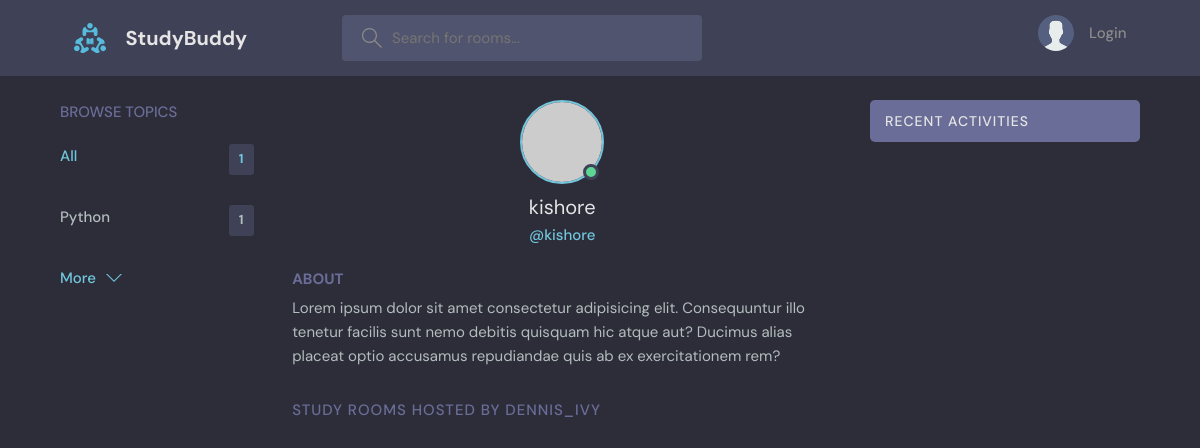
The app's page /profile/2/ with its own data.
### base/models.py (models this page shows, shortened)
class Topic(models.Model):
    name = models.CharField(max_length=100)

class User(AbstractUser):
    name = models.CharField(max_length=200, null=True)
    email = models.EmailField(unique=True, null=True)
    bio = models.TextField(null=True)
    avatar = models.ImageField(null=True, default="avatar.svg")
    USERNAME_FIELD = 'email'
    REQUIRED_FIELDS = ['username']

### base/views.py (the view)
# urls.py: path('profile/<str:pk>/',views.userProfile, name='user-profile'),
def userProfile(request,pk):
    user = User.objects.get(id=pk)
    rooms = user.room_set.all()
    room_messages = user.message_set.all()
    topics = Topic.objects.all()
    context = {'user':user, 'rooms':rooms, 'room_messages':room_messages, 'topics':topics}
    return render(request, 'base/profile.html',context)

### base/templates/base/profile.html (shortened to what this page needs)
{% extends 'main.html' %}
{% block content %}
  <main class="profile-page layout layout--3">
    <div class="container">
      {% include 'base/topic_component.html' %}
      <div class="roomList">
        <div class="profile">
          <div class="profile__avatar">
            <div class="avatar avatar--large active">
              <img src="https://randomuser.me/api/portraits/men/11.jpg" />
            </div>
          </div>
          <div class="profile__info">
            <h3>{{user.username}}</h3>
            <p>@{{user.username}}</p>
          </div>
          <div class="profile__about">
            <h3>About</h3>
            <p>
              Lorem ipsum dolor sit amet consectetur adipisicing elit. Consequuntur illo tenetur
              facilis sunt nemo debitis quisquam hic atque aut? Ducimus alias placeat optio
              accusamus repudiandae quis ab ex exercitationem rem?
            </p>
          </div>
        </div>
        <div class="roomList__header">
          <div>
            <h2>Study Rooms Hosted by dennis_ivy</a>
            </h2>
          </div>
        </div>
      </div>
      {% include 'base/activity_component.html' %}
    </div>
  </main>
{% endblock content %}

### base/templates/base/topic_component.html
<div class="topics">
    <div class="topics__header">
      <h2>Browse Topics</h2>
    </div>
    <ul class="topics__list">
      <li>
        <a href="{% url 'home' %}" class="active">All <span>{{ topics.count }}</span></a>
      </li>
      {% for topic in topics %}
      <li>
        <a href="{% url 'home' %}?q={{topic.name}}">{{ topic.name }}<span>{{topic.room_set.all.count}}</span></a>
      </li>
       {% endfor %}
    </ul>
    <a class="btn btn--link" href="{% url 'topics' %}">
      More
      <svg version="1.1" xmlns="http://www.w3.org/2000/svg" width="32" height="32" viewBox="0 0 32 32">
        <title>chevron-down</title>
        <path d="M16 21l-13-13h-3l16 16 16-16h-3l-13 13z"></path>
      </svg>
    </a>
  </div>

### static/styles/style.css (style rules this page uses)
:root { --color-main: #71c6dd; --color-main-light: #e1f6fb; --color-dark: #3f4156; --color-dark-medium: #51546e; --color-dark-light: #696d97; --color-light: #e5e5e5; --color-gray: #8b8b8b; --color-light-gray: #b2bdbd; --color-bg: #2d2d39; --color-success: #5dd693; --color-error: #fc4b0b; }
* { font-family: "DM Sans", -apple-system, BlinkMacSystemFont, "Segoe UI", Roboto, Oxygen, Ubuntu, Cantarell, "Open Sans", "Helvetica Neue", sans-serif; margin: 0; padding: 0; box-sizing: border-box; text-rendering: optimizeLegibility; font-size: inherit; }
html { font-size: 56.25%; }
@media only screen and (min-width: 1200px) { html { font-size: 62.5%; } }
body { line-height: 1.6; font-weight: 400; font-size: 1.5rem; color: var(--color-light-gray); background-color: var(--color-bg); min-height: 100vh; }
img { width: 100%; }
a { display: inline-block; color: var(--color-main); text-decoration: none; }
.container { max-width: 120rem; width: 90%; margin: auto; }
.btn { background-color: transparent; border: none; display: inline-flex; align-items: center; gap: 1rem; cursor: pointer; transition: all ease-in-out 0.3s; padding: 1rem 2rem; border-radius: 5px; box-shadow: 1px 1px 3px 1px rgba(0, 0, 0, 0.15); font-weight: 500; }
.btn--link { border-radius: 0; padding: 0; color: var(--color-main); box-shadow: none; }
.btn > svg { fill: currentColor; width: 1.6rem; height: 1.6rem; }
.avatar { position: relative; display: inline-block; border-radius: 50%; border: 2px solid var(--color-main); }
.avatar img { display: block; border-radius: 50%; object-fit: cover; object-position: center; }
.avatar::after { content: ""; display: block; position: absolute; background-color: var(--color-gray); z-index: 111; border-radius: 50%; border: 0.3rem solid var(--color-dark); }
.avatar.active::after { background-color: var(--color-success); }
.avatar.avatar--large img { display: block; width: 8rem; height: 8rem; border-radius: 50%; }
.avatar.avatar--large:after { width: 1rem; height: 1rem; bottom: 2px; right: 3.5px; }
.layout { margin-top: 2.4rem; }
.layout > .container { display: flex; justify-content: space-between; align-items: flex-start; }
.layout--3 > .container > div:first-child { flex-basis: 18%; max-width: 22.5rem; }
.layout--3 > .container > div:nth-child(2) { flex-basis: 50%; }
.topics__header { margin-bottom: 2rem; }
.topics__header h2 { text-transform: uppercase; font-weight: 500; color: var(--color-dark-light); }
.topics__list { list-style: none; }
.topics__list li a { display: flex; justify-content: space-between; margin-bottom: 3rem; font-weight: 500; color: var(--color-light-gray); transition: all 0.3s ease-in-out; }
.topics__list li a.active, .topics__list li a:hover { color: var(--color-main); }
.topics__list li a span { padding: 0.5rem 1rem; background-color: var(--color-dark); border-radius: 3px; font-size: 1.3rem; font-weight: 700; letter-spacing: 1px; }
.roomList__header { display: flex; justify-content: space-between; align-items: center; margin-bottom: 2.4rem; }
.roomList__header h2 { text-transform: uppercase; font-weight: 500; color: var(--color-light); letter-spacing: 1px; }
.profile { margin-bottom: 3rem; }
.profile__avatar { text-align: center; }
.profile__info { text-align: center; }
.profile__info h3 { font-size: 2rem; color: var(--color-light); font-weight: 400; }
.profile__info p { color: var(--color-main); font-weight: 500; margin-bottom: 1rem; }
.profile__about { margin-top: 2rem; }
.profile__about h3 { text-transform: uppercase; color: var(--color-dark-light); margin-bottom: 0.5rem; }
.profile-page .roomList__header { margin-bottom: 1.5rem; }
.profile-page .roomList__header h2 { color: var(--color-dark-light); }

### records on screen
Topic: name "Python", room_set.all.count "1"
User: username "kishore"

### other values on screen
{{ topics.count }} "1"
